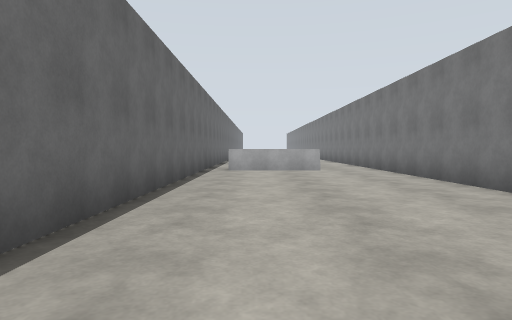
view 1 (above)

20 first-person views from a walk through a robot-simulator world made for Gazebo. The camera is 1.2 m above the floor, tilts 2° down and sees 75° across. The floor is counted in squares, 2 m on a side. Each view is taken from the middle of a square. On the plan, view 1 faces up. The plan holds only what a view shows up to about 9 squares ahead; the rest is blank.

view 2
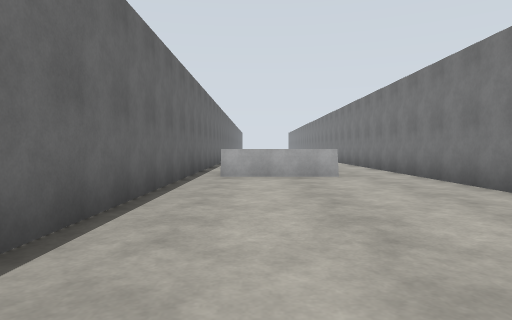

view 3
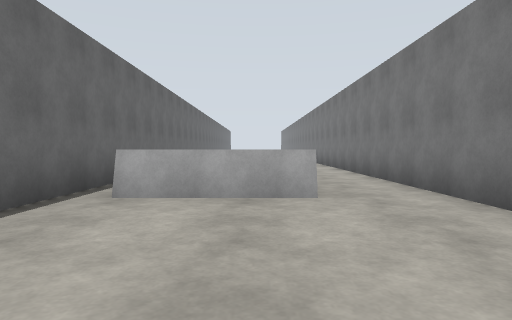

view 4
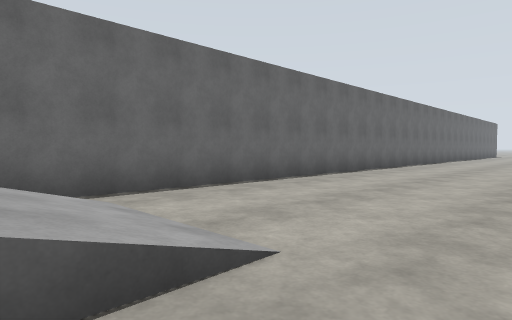

view 5
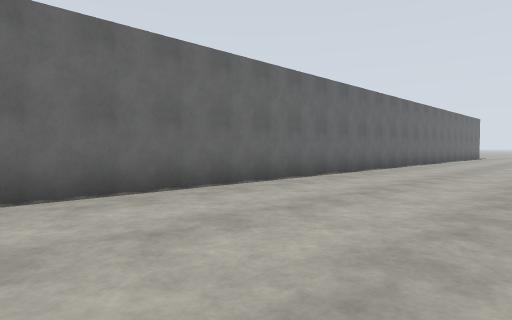

view 6
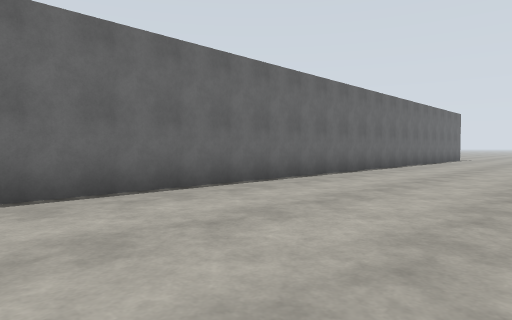

view 7
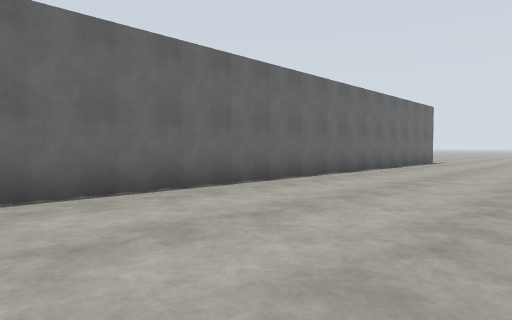

view 8
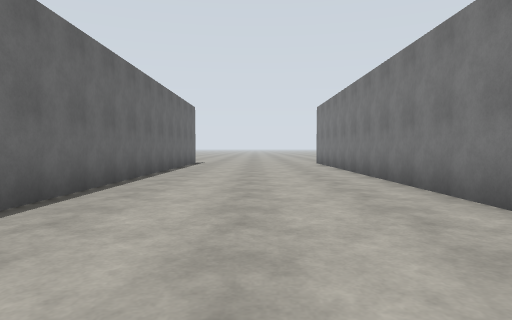

view 9
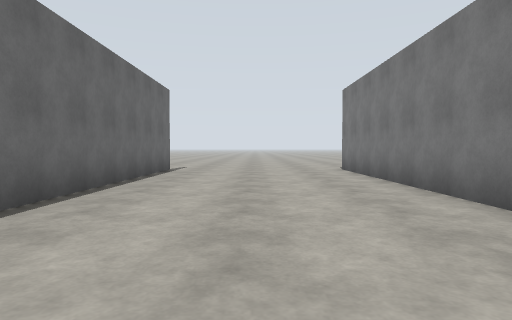

view 10
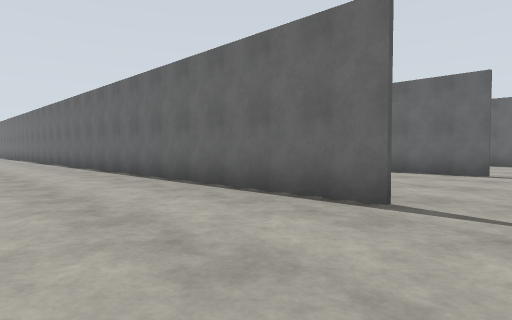

view 11
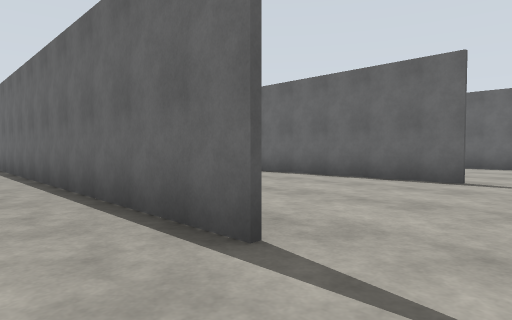

view 12
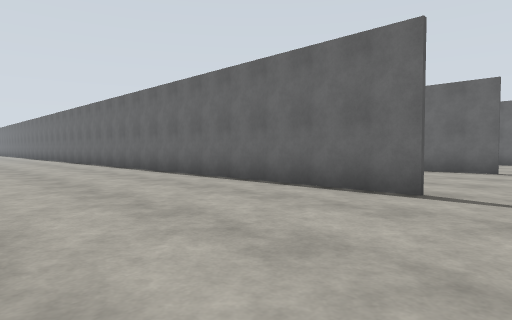

view 13
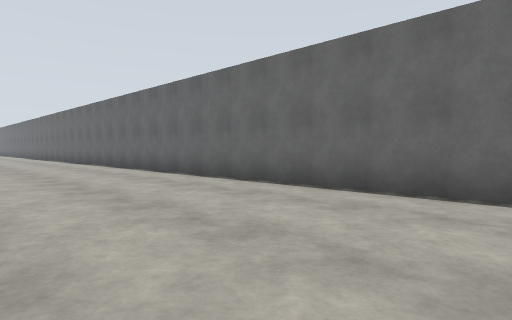

view 14
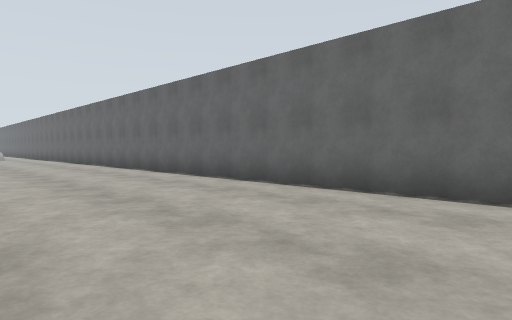

view 15
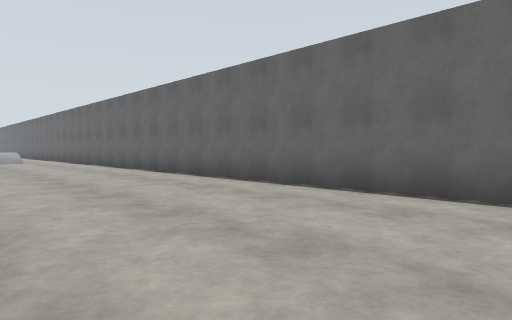

view 16
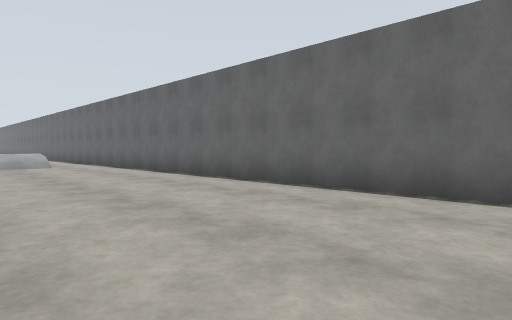

view 17
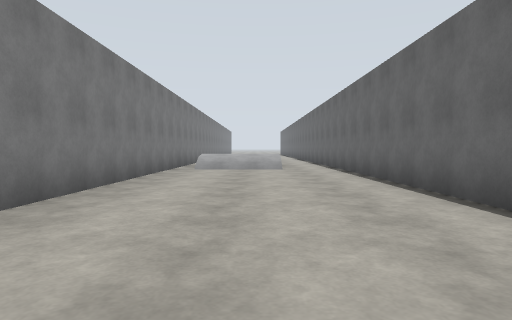

view 18
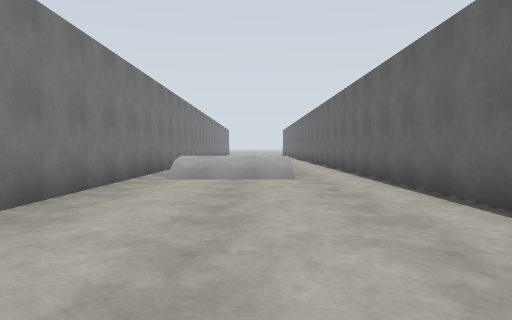

view 19
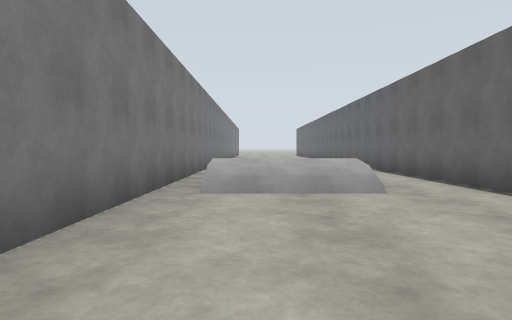

view 20
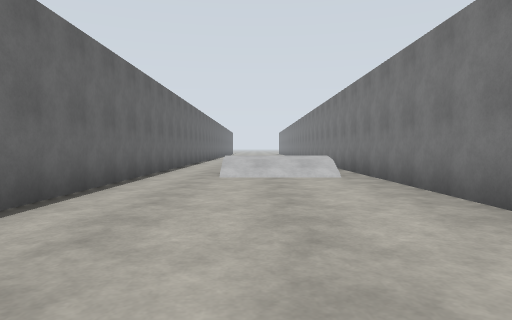

### Floor plan
Points are (right, up) in squares from view 1. A wall is a line through its corners. A room is listed if a view was taken in it or the views show most of it. See-through windows are left out.
Room 1 (views 1, 2, 3, 4, 5, 6, 7, 8, 9, 10, 11)
walls: (3.5, 4.4) (3.5, 14); (3.5, 27.1) (3.5, 37); (-1.4, 37.6) (-1.4, 1.8)
ways out: opening at (-1, 38.5) to room 2
objects: grey box (0, 9) to (1, 9)
Room 2 (views 12, 13, 14, 15, 16, 17, 18, 19, 20)
walls: (-1.6, 5.1) (-1.6, 17.9); (-6.5, 37.6) (-6.5, 5.1)
ways out: opening at (-1, 38.5) to room 1; opening at (-6, 38.5)

Positions as (right, up) in squares from view 1, and headings:
1: (0, 0), facing up
2: (0, 2), facing up
3: (1, 5), facing up
4: (3, 10), facing up-left
5: (3, 15), facing up-left
6: (3, 19), facing up-left
7: (3, 23), facing up-left
8: (1, 24), facing up
9: (1, 28), facing up
10: (2, 39), facing down-left
11: (0, 39), facing down-left
12: (-2, 39), facing down-left
13: (-2, 35), facing down-left
14: (-2, 31), facing down-left
15: (-2, 27), facing down-left
16: (-2, 23), facing down-left
17: (-4, 21), facing down
18: (-4, 18), facing down
19: (-3, 16), facing down
20: (-4, 2), facing up
